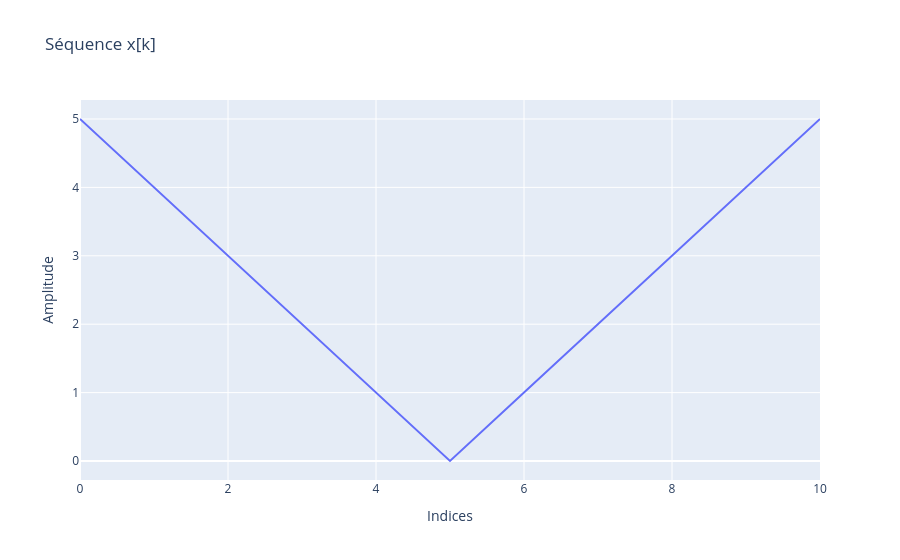
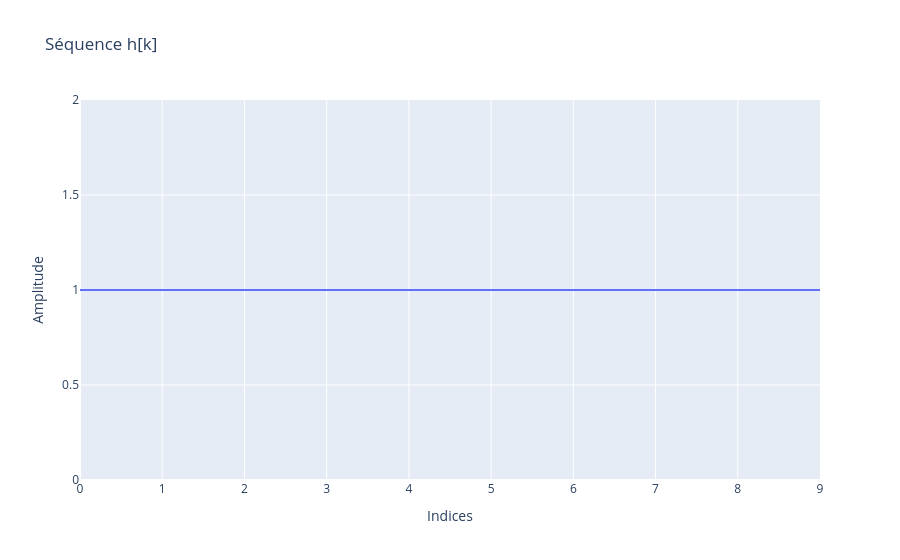

Notebook cell for these charts, in order:
### Code cell
x = np.array([np.abs(k - 5) for k in range(0,11)])
h = np.ones(10)
px.line(x=np.arange(len(x)), y=x, labels={"x":"Indices", "y":"Amplitude"},title='Séquence x[k]').show()
px.line(x=np.arange(len(h)), y=h, labels={"x":"Indices", "y":"Amplitude"},title='Séquence h[k]').show()

### Figure 1 — Plotly figure (JSON) as saved in the notebook; plotly's stock layout.template omitted (floating-point values rounded to 4 significant figures)
{"data": [{"hovertemplate": "Indices=%{x}<br>Amplitude=%{y}<extra></extra>", "legendgroup": "", "line": {"color": "#636efa", "dash": "solid"}, "marker": {"symbol": "circle"}, "mode": "lines", "name": "", "orientation": "v", "showlegend": false, "type": "scatter", "x": [0, 1, 2, 3, 4, 5, 6, 7, 8, 9, 10], "xaxis": "x", "y": [5, 4, 3, 2, 1, 0, 1, 2, 3, 4, 5], "yaxis": "y"}], "layout": {"legend": {"tracegroupgap": 0}, "title": {"text": "Séquence x[k]"}, "xaxis": {"anchor": "y", "domain": [0, 1], "title": {"text": "Indices"}}, "yaxis": {"anchor": "x", "domain": [0, 1], "title": {"text": "Amplitude"}}}}

### Figure 2 — Plotly figure (JSON) as saved in the notebook; plotly's stock layout.template omitted (floating-point values rounded to 4 significant figures)
{"data": [{"hovertemplate": "Indices=%{x}<br>Amplitude=%{y}<extra></extra>", "legendgroup": "", "line": {"color": "#636efa", "dash": "solid"}, "marker": {"symbol": "circle"}, "mode": "lines", "name": "", "orientation": "v", "showlegend": false, "type": "scatter", "x": [0, 1, 2, 3, 4, 5, 6, 7, 8, 9], "xaxis": "x", "y": [1.0, 1.0, 1.0, 1.0, 1.0, 1.0, 1.0, 1.0, 1.0, 1.0], "yaxis": "y"}], "layout": {"legend": {"tracegroupgap": 0}, "title": {"text": "Séquence h[k]"}, "xaxis": {"anchor": "y", "domain": [0, 1], "title": {"text": "Indices"}}, "yaxis": {"anchor": "x", "domain": [0, 1], "title": {"text": "Amplitude"}}}}
